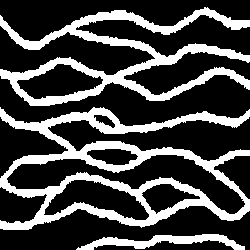
#> input picture channel.png, 250 x 250 px
$ python test.py   (Python 2 division)   (older library calls are emulated)
#> lines starting #> are read from the running program, lines starting #| are printed output that depends on the picture; after the words box and inside, x2 and y2 are one past the last pixel; in counts of white or black regions, pixels touching at a corner belong together
### binary_anodi.py
"""
A module to evaluate quality and diversity of binary images using the ANODI
method https://link.springer.com/article/10.1007/s11004-013-9482-1

Requires scikit-learn and scikit-image.

For each image, a histogram of binary patterns -- so-called multipoint
histograms -- is computed. A 'distance' between two images is then defined as
the Jensen-Shannon divergence between their multipoint histograms. This
distance is used to assess the quality and diversity of a set of images:

- The quality of a set of images is given by an inconsistency score, defined
as the average distance between the images and a reference image.

- The diversity score for a set of images is the average distance within the
set.
"""
import numpy as np
from scipy.stats import entropy
from scipy.spatial.distance import pdist, squareform

from sklearn import manifold
from sklearn.feature_extraction.image import extract_patches_2d
from skimage.filters import threshold_otsu

__all__ = ['bin2dec', 'jsd', 'jsdm', 'multipoint_histogram', 'otsu', 'anodi', 'mds']

def bin2dec(x):
    """ Convert an array 'x' representing a binary sequence to decimal, e.g.:
    001 -> 1
    100 -> 4
    011 -> 3
    If 'x' is a 2D array, convert each row.
    https://stackoverflow.com/questions/15505514/binary-numpy-array-to-list-of-integers
    """
    return x.dot(1 << np.arange(x.shape[-1] -1, -1, -1))

def jsd(p, q):
    """ Jensen-Shannon divergence """
    p = p.astype(np.float) / np.sum(p)
    q = q.astype(np.float) / np.sum(q)
    m = 0.5 * (p + q)
    return 0.5 * (entropy(p, m) + entropy(q, m))

def jsdm(ps):
    """ Jensen-Shannon dissimilarity matrix for a list of distributions """
    return squareform(pdist(ps, metric=jsd))

def multipoint_histogram(img, patch_size=4):
    """
    Count occurances for each possible binary pattern within a patch size.
    For instance, there are 16 possible patterns for a 2x2 patch:

    `[[0,0],[0,0]]`,

    `[[0,0],[0,1]]`,

    `...`,

    `[[1,1],[1,1]]`.

    To associate an ID to each pattern, we note that each pattern corresponds
    to a binary sequence. We convert it to decimal and use it as its ID, e.g.:

    `[[0,0],[0,0]] -> 0000 -> 0`

    `[[0,1],[0,0]] -> 0100 -> 4`

    `[[1,0],[1,1]] -> 1011 -> 11`

    `...`

    We then count the occurences of each integer.

    Note that the number of patterns grows as 2^(n^2), so multipoint
    histograms become impractical for large patch sizes.
    """
    patches = extract_patches_2d(img, (patch_size, patch_size))
    # each patch is a binary sequence
    patches = patches.reshape(patches.shape[0], -1)
    # convert now to decimal
    patches = bin2dec(patches.reshape(patches.shape[0], -1))
    return np.bincount(patches.astype(np.int), minlength=2**(patch_size**2))

def otsu(img):
    """ Convert image to binary using Otsu's method """
    return img > threshold_otsu(img)

def anodi(img0, imgs, patch_size=4):
    """
    Compute inconsistency and diversity scores for a group of images:

    - The inconsistency is the average distance between the reference image
    'img0' and images in the list 'imgs'.

    - The diversity is the average distance between images within 'imgs'.

    The distance between two images is defined as the Jensen-Shannon
    divergence between their multipoint histograms. See
    https://link.springer.com/article/10.1007/s11004-013-9482-1

    Inputs
    ------
    img0 : 2D array
        Reference image

    imgs : list of 2D arrays
        List of images to be assessed

    Returns
    -------
    inconsistency : float
        Average distance between imgs and img0
    diversity : float
        Average distance between images within imgs
    """
    hist0 = multipoint_histogram(img0, patch_size=patch_size)
    hists = [multipoint_histogram(img, patch_size=patch_size) for img in imgs]
    inconsistency = np.mean([jsd(hist0, h) for h in hists])
    diversity = np.mean(pdist(hists, metric=jsd))
    return inconsistency, diversity

def mds(imgs, patch_size=4):
    """
    Multidimensional scaling for a set of images. The distance between two
    images is defined as the Jensen-Shannon divergence between their
    multipoint histograms.
    https://en.wikipedia.org/wiki/Multidimensional_scaling
    """
    hists = [multipoint_histogram(img, patch_size=patch_size) for img in imgs]
    mat = jsdm(hists)
    pos = manifold.MDS(n_components=2, dissimilarity='precomputed').fit_transform(mat)
    return pos

### test.py
""" An example of ANODI evaluation with MDS visualization. In this toy
problem, we evaluate rotated patches extracted from a reference exemplar
image (default='channel.png') """

import argparse
import skimage.io as io
from skimage.transform import rotate
import matplotlib.pyplot as plt

import binary_anodi as anodi

parser = argparse.ArgumentParser()
parser.add_argument('--image', default='channel.png')
args = parser.parse_args()

# load reference
img0 = io.imread(args.image)
#> img0: shape (250, 250); 27.1% white; 3 white regions, box (x1, y1, x2, y2) and area: (0, 107, 250, 230) 9098, (0, 7, 250, 106) 6680, (76, 234, 245, 250) 1172
img0 = anodi.otsu(img0)  # convert to binary

NSAMPLE = 10  # note: can be expensive with large samples

imgs1 = anodi.extract_patches_2d(img0, (64, 64), max_patches=NSAMPLE)
print "Extracted {} patches of size {}x{}".format(*imgs1.shape)
#| Extracted 10 patches of size 64x64

imgs2 = anodi.extract_patches_2d(rotate(img0, 90), (64, 64), max_patches=NSAMPLE)
print "Extracted {} patches of size {}x{}".format(*imgs2.shape)
#| Extracted 10 patches of size 64x64

imgs3 = anodi.extract_patches_2d(rotate(img0, 180), (64, 64), max_patches=NSAMPLE)
print "Extracted {} patches of size {}x{}".format(*imgs3.shape)
#| Extracted 10 patches of size 64x64

# --- ANODI evaluations
print "[  0 rotation] inconsistency: {:.4f} | diversity: {:.4f}".format(*anodi.anodi(img0, imgs1))
#> in anodi, `hists = [multipoint_histogram(img, patch_size=patch_size) for img in i..`: hists = 10 items
#> in anodi, `inconsistency = np.mean([jsd(hist0, h) for h in hists])`: inconsistency = 0.0245
#> in anodi, `diversity = np.mean(pdist(hists, metric=jsd))`: diversity = 0.0423
#| [  0 rotation] inconsistency: 0.0245 | diversity: 0.0423
print "[ 90 rotation] inconsistency: {:.4f} | diversity: {:.4f}".format(*anodi.anodi(img0, imgs2))
#| [ 90 rotation] inconsistency: 0.1144 | diversity: 0.0354
print "[180 rotation] inconsistency: {:.4f} | diversity: {:.4f}".format(*anodi.anodi(img0, imgs3))
#| [180 rotation] inconsistency: 0.0236 | diversity: 0.0381

# --- MDS on compound set of images (incl. reference)
imgs_all = [img for imgs in [imgs1, imgs2, imgs3] for img in imgs] + [img0]
#> imgs_all = 31 items
pos = anodi.mds(imgs_all)
#> in jsdm, `return squareform(pdist(ps, metric=jsd))`:
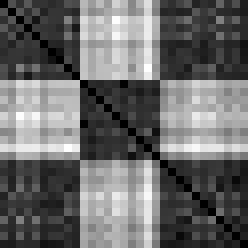
#> returned value: shape (31, 31) float64 (shown 8 times larger); min 0, max 0.187, mean 0.0777; drawn with min black and max white
#> in mds, `pos = manifold.MDS(n_components=2, dissimilarity='precomputed').fit_tr..`: pos = 31 pairs, first value -0.0697 to 0.0882, second value -0.0936 to 0.0593

# MDS visualization
plt.figure()
plt.scatter(pos[:NSAMPLE,0], pos[:NSAMPLE,1], c='C0', marker='o', label='0 rotation')
plt.scatter(pos[NSAMPLE:NSAMPLE*2,0], pos[NSAMPLE:NSAMPLE*2,1], c='C1', marker='d', label='90 rotation')
plt.scatter(pos[NSAMPLE*2:NSAMPLE*3,0], pos[NSAMPLE*2:NSAMPLE*3,1], c='C2', marker='s', label='180 rotation')
plt.scatter(pos[-1,0], pos[-1,1], c='k', marker='^', s=50, label='reference')
plt.title('MDS visualization')
plt.legend()
plt.savefig('mds.png')
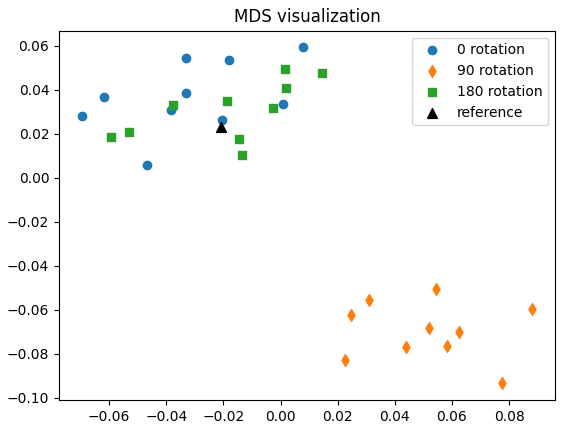
#> figure drawn by matplotlib, 1 panel

# show patches
fig, axs = plt.subplots(3,4)
for i,imgs in enumerate([imgs1, imgs2, imgs3]):
    for ax, img in zip(axs[i], imgs):
        ax.imshow(img)
        ax.set_xticks([])
        ax.set_yticks([])
#> this loop made 3 passes
axs[0,0].set_ylabel('0 rot')
axs[1,0].set_ylabel('90 rot')
axs[2,0].set_ylabel('180 rot')
fig.suptitle('patches')
plt.savefig('patches.png')
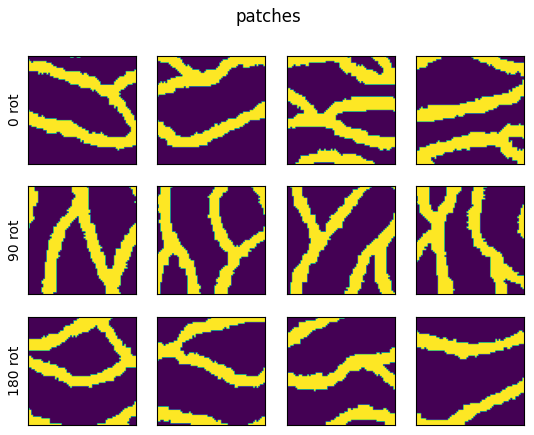
#> figure drawn by matplotlib, 12 panels
